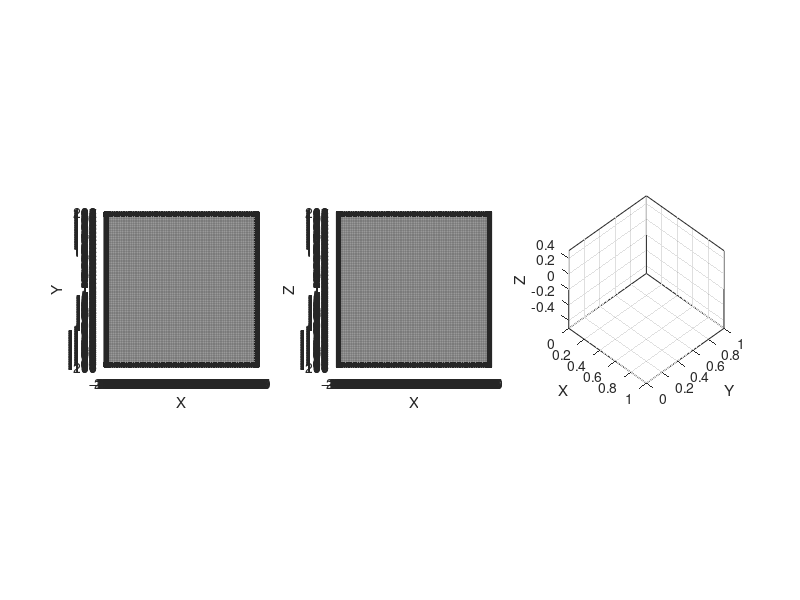

This figure's MATLAB source: (Note: this script raises an error after producing the figure.)
%% Compile the mex function
%mex wooRaytrace.cpp

%% Test in 2D

% gridSize = [8 8 1];
% gridBounds = [-4 -4 -0.5 4 4 0.5];
% gridImage = zeros(8,8);
% Ntrials = 100;
% 
% figure;
% set(gca,'XLim',[-8 8],'YLim',[-8 8],'XTick',-8:8,'YTick',-8:8);
% box on;
% grid on;
% axis square;
% xlabel('X');
% ylabel('Y');
% hold all;
% rng(2);
% for nTrial = 1:Ntrials
%     lineCoord = [rand(1)*16-8 rand(1)*16-8 0 rand(1)*16-8 rand(1)*16-8 0];
%     fprintf('Line coordinates:%s\n',num2str(lineCoord));
%     indexes = wooRaytrace(gridSize,gridBounds,lineCoord);
%     gridImage(indexes) = 1+mod(1:numel(indexes),2);
%     im = imagesc([-3.5 3.5],[-3.5 3.5],gridImage);
%     im.AlphaData = 0.5;
%     plot([lineCoord(1) lineCoord(4)]',[lineCoord(2) lineCoord(5)]','-r*');
%     waitforbuttonpress
%     gridImage(indexes) = 0;
%     cla;
% end

%% Test in 3D

gridSize = [200 200 200];
gridBounds = [-100 -100 -100 100 100 100];
gridImage = zeros(200,200,200);
Ntrials = 10;

figure;
ha1 = subplot(1,3,1);
xlabel('X');
ylabel('Y');
ha2 = subplot(1,3,2);
xlabel('X');
ylabel('Z');
for ha = [ha1 ha2]
    axes(ha);
    hold all;
    set(ha,'XLim',[-200 200],'YLim',[-200 200],'XTick',-200:200,'YTick',-200:200);
    box on;
    grid on;
    axis square;
end
ha3 = subplot(1,3,3);
axes(ha3);
hold all;
xlabel('X');
ylabel('Y');
zlabel('Z');
view(45,45);
box on;
grid on;
axis equal;


rng(1);
for nTrial = 1:Ntrials
    lineCoord = rand(1,6)*400-200;
    fprintf('Line coordinates:%s\n',num2str(lineCoord));
    indexes = wooRaytrace(gridSize,gridBounds,lineCoord);
    gridImage(indexes) = 1+mod(1:numel(indexes),2);
    % draw two projections
    axes(ha1);
    im = imagesc([-3.5 3.5],[-3.5 3.5],max(gridImage,[],3));
    im.AlphaData = 0.5;
    plot([lineCoord(1) lineCoord(4)]',[lineCoord(2) lineCoord(5)]','-r*');
    
    axes(ha2);
    im = imagesc([-3.5 3.5],[-3.5 3.5],squeeze(max(gridImage,[],1))');
    im.AlphaData = 0.5;
    plot([lineCoord(1) lineCoord(4)]',[lineCoord(3) lineCoord(6)]','-r*');
    % 3d plot
    axes(ha3);
    for nVoxel = 1:size(indexes,1)
        [dy, dx, dz] = ind2sub([200 200 200],indexes(nVoxel,1))
        vx = -100 + [(dx-1)*1 (dx-1)*1 + 1];
        vy = -100 + [(dy-1)*1 (dy-1)*1 + 1];
        vz = -100 + [(dz-1)*1 (dz-1)*1 + 1];
        fv.vertices = [[vx(1) vy(1) vz(1)];[vx(2) vy(1) vz(1)];[vx(2) vy(2) vz(1)];[vx(1) vy(2) vz(1)]; ...
            [vx(1) vy(1) vz(2)];[vx(2) vy(1) vz(2)];[vx(2) vy(2) vz(2)];[vx(1) vy(2) vz(2)]];
        fv.faces = [1 2 3 4; 5 6 7 8; 1 2 6 5; 2 3 7 6; 3 4 8 7; 4 1 5 8];
        h = patch(fv, 'FaceColor', 'blue', 'EdgeColor', 'white');
        set(ha3,'XLim',[-100 100],'YLim',[-100 100],'ZLim',[-100 100],'XTick',-100:100,'YTick',-100:100,'ZTick',-100:100);
        h.FaceAlpha = 0.2;
    end
    plot3([lineCoord(1) lineCoord(4)]',[lineCoord(2) lineCoord(5)]',[lineCoord(3) lineCoord(6)]','-r*');
    waitforbuttonpress
    %pause(2);
    gridImage(indexes) = 0;
    cla(ha1);
    cla(ha2);
    cla(ha3);
end

%% Test performance

Ntrials = 1000000;
gridSize = [200 200 200];
gridBounds = [-100 -100 -100 100 100 100];
lineCoords = rand(Ntrials,6) * 16 - 8;
tic
for nTrial = 1:Ntrials
    indexes = wooRaytrace(gridSize,gridBounds,lineCoords(nTrial,:));
end
toc
